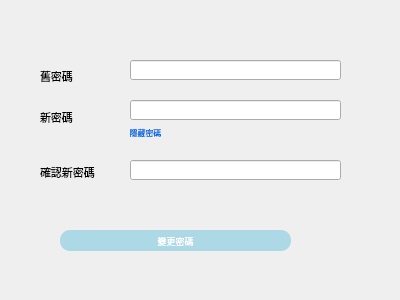
<?xml version="1.0" encoding="UTF-8"?>
<ui version="4.0">
 <class>Form</class>
 <widget class="QWidget" name="Form">
  <property name="geometry">
   <rect>
    <x>0</x>
    <y>0</y>
    <width>400</width>
    <height>300</height>
   </rect>
  </property>
  <property name="windowTitle">
   <string>Form</string>
  </property>
  <property name="styleSheet">
   <string notr="true">QLabel{font-size: 11px;}</string>
  </property>
  <widget class="QLabel" name="label">
   <property name="geometry">
    <rect>
     <x>40</x>
     <y>66</y>
     <width>41</width>
     <height>21</height>
    </rect>
   </property>
   <property name="text">
    <string>舊密碼</string>
   </property>
  </widget>
  <widget class="QLabel" name="label_2">
   <property name="geometry">
    <rect>
     <x>40</x>
     <y>107</y>
     <width>51</width>
     <height>20</height>
    </rect>
   </property>
   <property name="text">
    <string>新密碼</string>
   </property>
  </widget>
  <widget class="QLabel" name="label_3">
   <property name="geometry">
    <rect>
     <x>40</x>
     <y>162</y>
     <width>71</width>
     <height>21</height>
    </rect>
   </property>
   <property name="text">
    <string>確認新密碼</string>
   </property>
  </widget>
  <widget class="QLineEdit" name="old_password">
   <property name="geometry">
    <rect>
     <x>130</x>
     <y>60</y>
     <width>211</width>
     <height>20</height>
    </rect>
   </property>
  </widget>
  <widget class="QLineEdit" name="new_password">
   <property name="geometry">
    <rect>
     <x>130</x>
     <y>100</y>
     <width>211</width>
     <height>20</height>
    </rect>
   </property>
  </widget>
  <widget class="QLineEdit" name="confirm_password">
   <property name="geometry">
    <rect>
     <x>130</x>
     <y>160</y>
     <width>211</width>
     <height>20</height>
    </rect>
   </property>
  </widget>
  <widget class="QPushButton" name="new_password_toggle">
   <property name="geometry">
    <rect>
     <x>115</x>
     <y>122</y>
     <width>61</width>
     <height>20</height>
    </rect>
   </property>
   <property name="styleSheet">
    <string notr="true">    QPushButton {
        border: none; 
        color: #0072E3;
		 font-size:8px;
        padding: 5px 10px;
    }</string>
   </property>
   <property name="text">
    <string>隱藏密碼</string>
   </property>
  </widget>
  <widget class="QPushButton" name="pushButton_2">
   <property name="geometry">
    <rect>
     <x>380</x>
     <y>0</y>
     <width>21</width>
     <height>20</height>
    </rect>
   </property>
   <property name="styleSheet">
    <string notr="true">QPushButton{border:none;}</string>
   </property>
   <property name="text">
    <string/>
   </property>
   <property name="icon">
    <iconset>
     <normaloff>close.png</normaloff>close.png</iconset>
   </property>
   <property name="iconSize">
    <size>
     <width>10</width>
     <height>10</height>
    </size>
   </property>
  </widget>
  <widget class="QPushButton" name="submit_button">
   <property name="geometry">
    <rect>
     <x>60</x>
     <y>230</y>
     <width>231</width>
     <height>21</height>
    </rect>
   </property>
   <property name="styleSheet">
    <string notr="true">QPushButton {
    background-color: lightblue;
    color: white;
    border-radius: 10px;
    padding: 5px 10px;
font-size:9px;
}

QPushButton:hover{
    background-color: #0072E3;
}</string>
   </property>
   <property name="text">
    <string>變更密碼</string>
   </property>
  </widget>
 </widget>
 <resources/>
 <connections/>
</ui>
